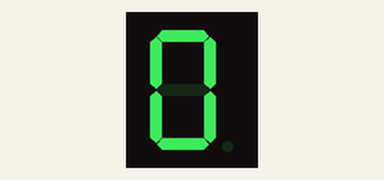
Simulated run of this sketch. Board: Arduino Uno, built with avr-gcc and run on an emulated ATmega328P. Parts: 1-digit seven-segment display. Wiring (inferred from the names in the program): 1-digit 7-segment display, segments lit when HIGH: segments pin 8, pin 9, pin 4, pin 3, pin 2, pin 7, pin 6, pin 5. The segment pins are drawn as the display they are named for.

Above: at 0.1 s.
At 1.1 s:
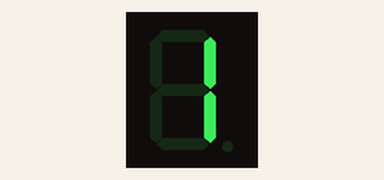
At 2.1 s:
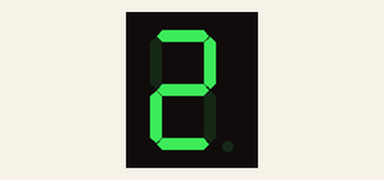
At 5.1 s:
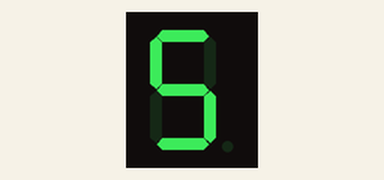
At 7.1 s:
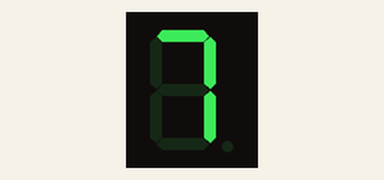
At 10.1 s:
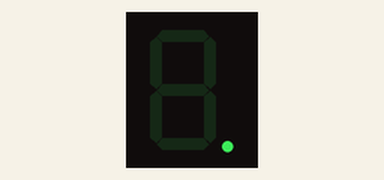

The sketch:

afficheur_7_segments_de_base_sodial_10_mini1.ino
```cpp
const int A=8;
const int B=9;
const int C=4;
const int D=3;
const int E=2;
const int F=7;
const int G=6;
const int DOT=5;

void displayLetter(char dispChar){
  switch(dispChar){
    case 'A':
      digitalWrite(A, HIGH);
      digitalWrite(B, HIGH);
      digitalWrite(C, HIGH);
      digitalWrite(D, LOW);
      digitalWrite(E, HIGH);
      digitalWrite(F, HIGH);
      digitalWrite(G, HIGH);
      digitalWrite(DOT, LOW);
      break;
    case 'B':
      digitalWrite(A, LOW);
      digitalWrite(B, LOW);
      digitalWrite(C, HIGH);
      digitalWrite(D, HIGH);
      digitalWrite(E, HIGH);
      digitalWrite(F, HIGH);
      digitalWrite(G, HIGH);
      digitalWrite(DOT, LOW);
      break;
    case 'C':
      digitalWrite(A, HIGH);
      digitalWrite(B, LOW);
      digitalWrite(C, LOW);
      digitalWrite(D, HIGH);
      digitalWrite(E, HIGH);
      digitalWrite(F, HIGH);
      digitalWrite(G, LOW);
      digitalWrite(DOT, LOW);
      break;
    case 'D':
      digitalWrite(A, LOW);
      digitalWrite(B, HIGH);
      digitalWrite(C, HIGH);
      digitalWrite(D, HIGH);
      digitalWrite(E, HIGH);
      digitalWrite(F, LOW);
      digitalWrite(G, HIGH);
      digitalWrite(DOT, LOW);
      break;
  }
}

void displayNumber(char dispNum){
  switch(dispNum){
    case 0:
      digitalWrite(A, HIGH);
      digitalWrite(B, HIGH);
      digitalWrite(C, HIGH);
      digitalWrite(D, HIGH);
      digitalWrite(E, HIGH);
      digitalWrite(F, HIGH);
      digitalWrite(G, LOW);
      digitalWrite(DOT, LOW);
      break;
    case 1:
      digitalWrite(A, LOW);
      digitalWrite(B, HIGH);
      digitalWrite(C, HIGH);
      digitalWrite(D, LOW);
      digitalWrite(E, LOW);
      digitalWrite(F, LOW);
      digitalWrite(G, LOW);
      digitalWrite(DOT, LOW);
      break;
    case 2:
      digitalWrite(A, HIGH);
      digitalWrite(B, HIGH);
      digitalWrite(C, LOW);
      digitalWrite(D, HIGH);
      digitalWrite(E, HIGH);
      digitalWrite(F, LOW);
      digitalWrite(G, HIGH);
      digitalWrite(DOT, LOW);
      break;
    case 3:
      digitalWrite(A, HIGH);
      digitalWrite(B, HIGH);
      digitalWrite(C, HIGH);
      digitalWrite(D, HIGH);
      digitalWrite(E, LOW);
      digitalWrite(F, LOW);
      digitalWrite(G, HIGH);
      digitalWrite(DOT, LOW);
      break;
    case 4:
      digitalWrite(A, LOW);
      digitalWrite(B, HIGH);
      digitalWrite(C, HIGH);
      digitalWrite(D, LOW);
      digitalWrite(E, LOW);
      digitalWrite(F, HIGH);
      digitalWrite(G, HIGH);
      digitalWrite(DOT, LOW);
      break;
    case 5:
      digitalWrite(A, HIGH);
      digitalWrite(B, LOW);
      digitalWrite(C, HIGH);
      digitalWrite(D, HIGH);
      digitalWrite(E, LOW);
      digitalWrite(F, HIGH);
      digitalWrite(G, HIGH);
      digitalWrite(DOT, LOW);
      break;
    case 6:
      digitalWrite(A, HIGH);
      digitalWrite(B, LOW);
      digitalWrite(C, HIGH);
      digitalWrite(D, HIGH);
      digitalWrite(E, HIGH);
      digitalWrite(F, HIGH);
      digitalWrite(G, HIGH);
      digitalWrite(DOT, LOW);
      break;
    case 7:
      digitalWrite(A, HIGH);
      digitalWrite(B, HIGH);
      digitalWrite(C, HIGH);
      digitalWrite(D, LOW);
      digitalWrite(E, LOW);
      digitalWrite(F, LOW);
      digitalWrite(G, LOW);
      digitalWrite(DOT, LOW);
      break;
    case 8:
      digitalWrite(A, HIGH);
      digitalWrite(B, HIGH);
      digitalWrite(C, HIGH);
      digitalWrite(D, HIGH);
      digitalWrite(E, HIGH);
      digitalWrite(F, HIGH);
      digitalWrite(G, HIGH);
      digitalWrite(DOT, LOW);
      break;
    case 9:
      digitalWrite(A, HIGH);
      digitalWrite(B, HIGH);
      digitalWrite(C, HIGH);
      digitalWrite(D, LOW);
      digitalWrite(E, LOW);
      digitalWrite(F, HIGH);
      digitalWrite(G, HIGH);
      digitalWrite(DOT, LOW);
      break;
    default:
      digitalWrite(A, LOW);
      digitalWrite(B, LOW);
      digitalWrite(C, LOW);
      digitalWrite(D, LOW);
      digitalWrite(E, LOW);
      digitalWrite(F, LOW);
      digitalWrite(G, LOW);
      digitalWrite(DOT, HIGH);
      break;
  }
}

void setup(){
  pinMode(A, OUTPUT);
  pinMode(B, OUTPUT);
  pinMode(C, OUTPUT);
  pinMode(D, OUTPUT);
  pinMode(E, OUTPUT);
  pinMode(F, OUTPUT);
  pinMode(G, OUTPUT);
  pinMode(DOT, OUTPUT);
}

void loop(){
  for(int i=0; i<10; i++){    // Count from 0 to 9
    displayNumber(i);
    delay(1000);
  }
  displayNumber(99);      // Display . to "clear
  delay(1000);
}
```

Measured:
- by itself, everything shown: repeats every 11.0 s, in 11 steps
- what the display in image 1 shows lasts 1.0 s, from 1.0 s to 2.0 s
